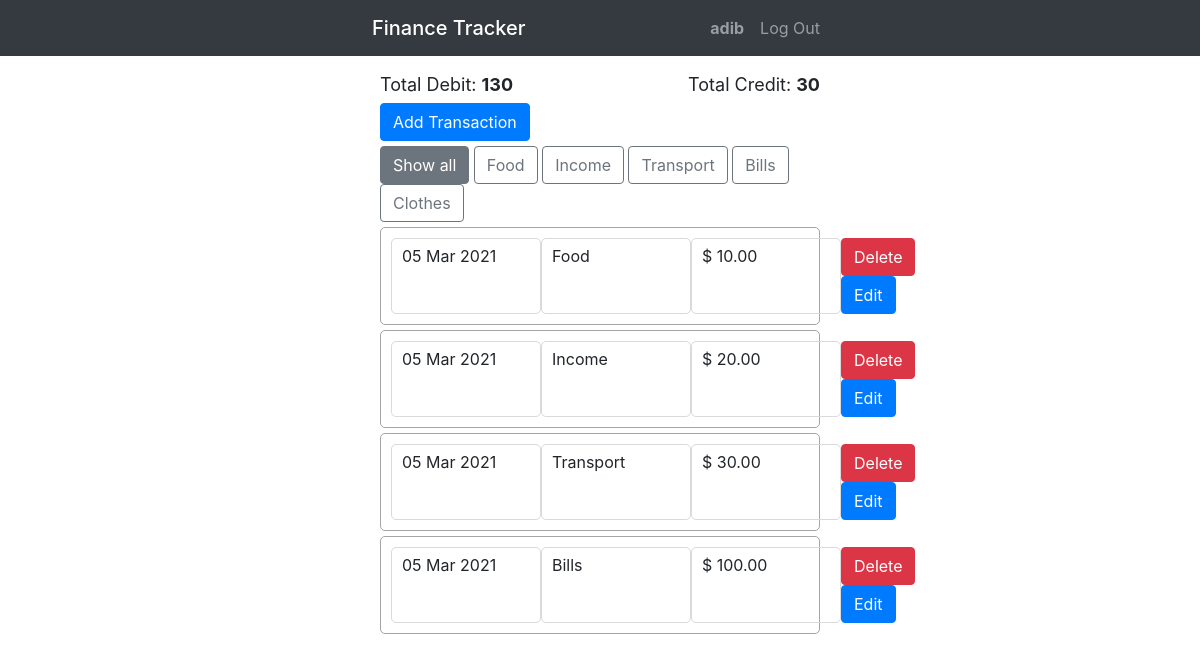
The page / (signed in) on the database as committed earlier.
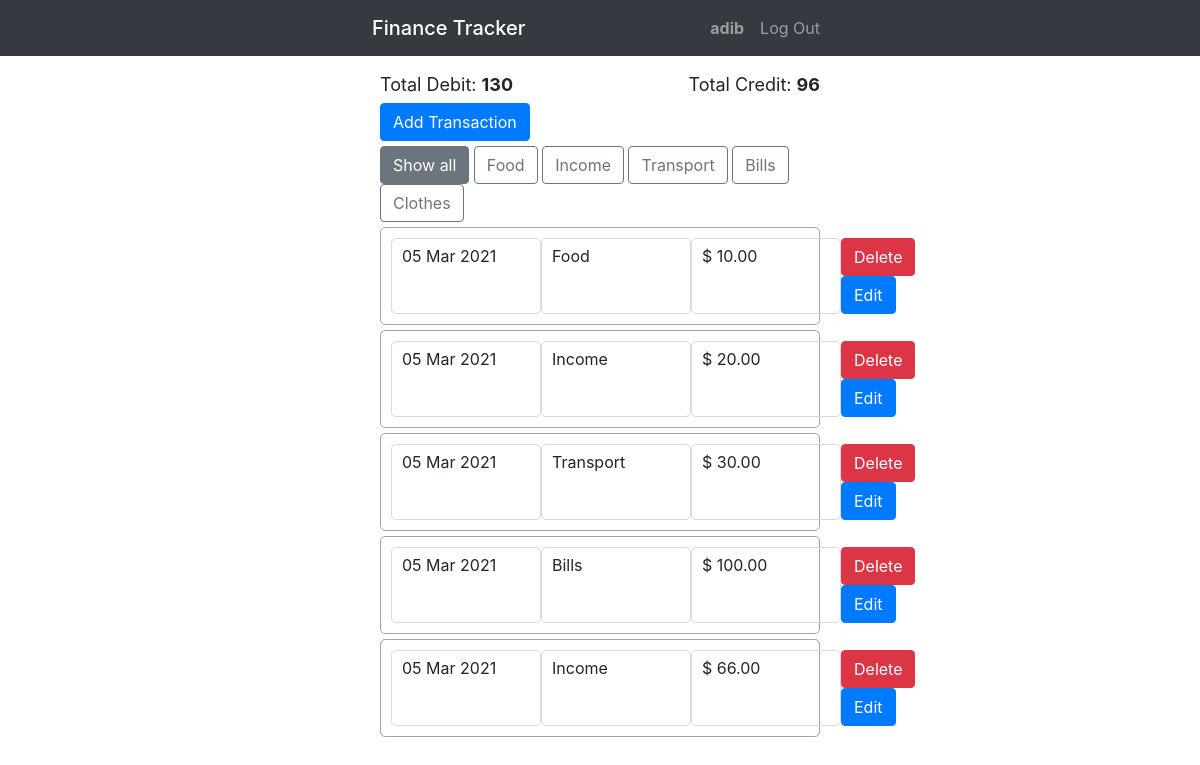
The same page on the database as committed later.
### tracker/models.py (models this page shows, shortened)
class Transaction(models.Model):
    uuid = models.CharField(default=uuid.uuid4, editable=True, unique=True, max_length=200)
    user = models.ForeignKey(User, on_delete=models.CASCADE)
    created  = models.DateTimeField(editable=True, default=timezone.now)
    modified  = models.DateTimeField(editable=True, default=timezone.now)
    category = models.CharField(max_length=200, default="")
    debit = models.DecimalField(max_digits=20, decimal_places=2, default=0)
    credit = models.DecimalField(max_digits=20, decimal_places=2, default=0)
    description = models.CharField(max_length=200, default="")

### tracker/views.py (the view)
# urls.py: path("", views.index, name="index"),
@login_required(login_url='/login')
def index(request):
    if request.method == "POST":
        tran = Transaction()
        form = createTransaction(request.POST)
        if form.is_valid():
            tran.user = request.user
            tran.category = form.cleaned_data['category']
            tran.description = form.cleaned_data['descr']
            if form.cleaned_data['value'] >= 0:
                tran.credit = form.cleaned_data['value']
            else:
                tran.debit = form.cleaned_data['value']
            tran.save()
        return HttpResponseRedirect(reverse("index"))
    else:
        return render(request, "tracker/index.html", {
            "form": createTransaction(),
            "trans": Transaction.objects.all().filter(user=request.user, created__year=datetime.datetime.now().year,
                      created__month=datetime.datetime.now().month),
            "credit": Transaction.objects.filter(user=request.user).aggregate(Sum('credit')),
            "debit": Transaction.objects.filter(user=request.user).aggregate(Sum('debit')),
        })

### tracker/templates/tracker/index.html (shortened to what this page needs)
{% extends "tracker/layout.html" %}
{% load mathfilters %}
{% load widget_tweaks %}
{% if user.is_authenticated %}
{% block body %}
<div class="container">
    <div class="debit_credit">
<div id="debit" class="total">Total Debit: <span class="font-weight-bold"> {{ debit.debit__sum|abs }}</span></div>
<div id="credit" class="total">Total Credit: <span class="font-weight-bold"> {{ credit.credit__sum|abs }}</span></div>
    </div>
<div id="add_new"><button class="btn btn-primary" href="#" onclick='overlay()'>Add Transaction</button></div>
<div id="myBtnContainer">
    <button class="btn btnF btn-outline-secondary active" onclick="filterSelection('all')"> Show all</button>
    <button class="btn btnF btn-outline-secondary" onclick="filterSelection('Food')"> Food</button>
    <button class="btn btnF btn-outline-secondary" onclick="filterSelection('Income')"> Income</button>
    <button class="btn btnF btn-outline-secondary" onclick="filterSelection('Transport')"> Transport</button>
    <button class="btn btnF btn-outline-secondary" onclick="filterSelection('Bills')"> Bills</button>
    <button class="btn btnF btn-outline-secondary" onclick="filterSelection('Clothes')"> Clothes</button>
  </div>
{% for objects in trans %}
<div class="transaction_container {{ objects.category }}">
        <form action="/edit/{{ objects.uuid }}" method="post">
    <div class="transactions">
        <div class="transactions_element">{{ objects.created|date:"d M Y" }}</div>
        <div class="transactions_element"> {{ objects.category }}</div>
        {% if objects.credit > 0 %}
            <div class="transactions_element">$ {{ objects.credit|abs }}</div>
        {% else %}
        <div class="transactions_element">$ {{ objects.debit|abs }}</div>
        {% endif %}
        <div>
            <button  data-entry="{{ objects.uuid }}" type="submit" name="delete" class="btn btn-danger">Delete</button>
            <button  type="button" data-entry="{{ forloop.counter }}" onclick='overlay_edit( "{{ forloop.counter }}" )' class="btn btn-primary" value="{{ forloop.counter }}">Edit</button>
        </div>
    </div>
    </form>
</div>
{% endfor %}
{% endblock %}
{% endif %}

Rows that differ between the two databases and show on the page:
added Transaction: created "05 Mar 2021", category "Income", credit|abs "66.00"
Other text that changed with them:
{{ credit.credit__sum|abs }}: "30" → "96"
